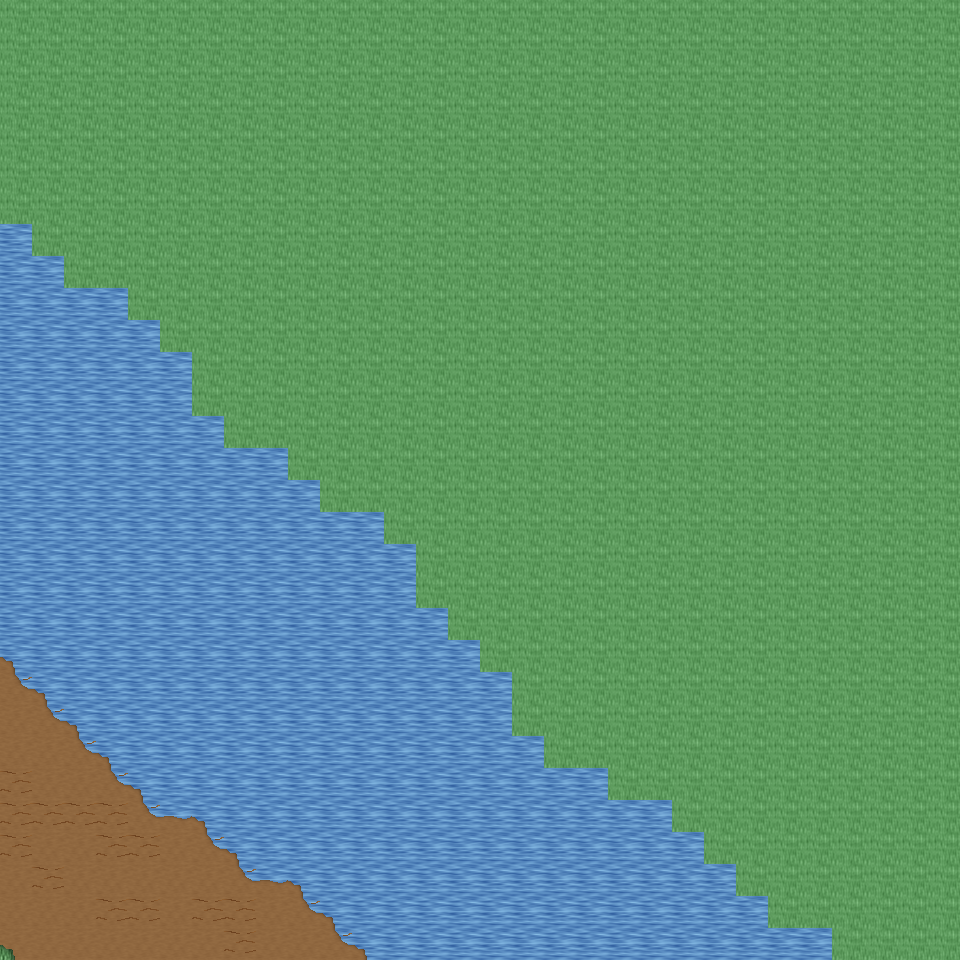

The image is a tile-based game level rendered from a .tmx file. Its description and source (layers, tilesets, objects; grid data summarised) follow:
An orthogonal 30x30 tile map with 32x32 px tiles, 6 tile layers (Ground, Object, Object2, Above, ...), 29 tilesets and 2 objects (2x mapExit).

<map version="1.0" orientation="orthogonal" renderorder="right-down" width="30" height="30" tilewidth="32" tileheight="32" nextobjectid="3">
  <tileset firstgid="1" name="tileset_ground_ground" tilewidth="32" tileheight="32" tilecount="33" columns="3">
    <image source="../drawable/tileset_ground_ground.png" width="96" height="352" />
  </tileset>
  <tileset firstgid="34" name="tileset_ground_water_pool" tilewidth="32" tileheight="32" tilecount="72" columns="3">
    <image source="../drawable/tileset_ground_water_pool.png" width="96" height="768" />
  </tileset>
  <tileset firstgid="106" name="tileset_ground_earth_edges" tilewidth="32" tileheight="32" tilecount="18" columns="6">
    <image source="../drawable/tileset_ground_earth_edges.png" width="192" height="96" />
  </tileset>
  <tileset firstgid="124" name="tileset_ground_grass_edges" tilewidth="32" tileheight="32" tilecount="36" columns="12">
    <image source="../drawable/tileset_ground_grass_edges.png" width="384" height="96" />
  </tileset>
  <tileset firstgid="160" name="tileset_ground_grass_corners" tilewidth="32" tileheight="32" tilecount="24" columns="6">
    <image source="../drawable/tileset_ground_grass_corners.png" width="192" height="128" />
  </tileset>
  <tileset firstgid="184" name="tileset_ground_water_pool_corners" tilewidth="32" tileheight="32" tilecount="72" columns="3">
    <image source="../drawable/tileset_ground_water_pool_corners.png" width="96" height="768" />
  </tileset>
  <tileset firstgid="256" name="tileset_furniture_carpet_carpets" tilewidth="32" tileheight="32" tilecount="8" columns="4">
    <image source="../drawable/tileset_furniture_carpet_carpets.png" width="128" height="64" />
  </tileset>
  <tileset firstgid="264" name="tileset_ground_ridge_earth_dark" tilewidth="32" tileheight="32" tilecount="96" columns="12">
    <image source="../drawable/tileset_ground_ridge_earth_dark.png" width="384" height="256" />
  </tileset>
  <tileset firstgid="360" name="tileset_ground_ridge_earth_pale" tilewidth="32" tileheight="32" tilecount="96" columns="12">
    <image source="../drawable/tileset_ground_ridge_earth_pale.png" width="384" height="256" />
  </tileset>
  <tileset firstgid="456" name="tileset_plant_grasses" tilewidth="32" tileheight="32" tilecount="6" columns="3">
    <image source="../drawable/tileset_plant_grasses.png" width="96" height="64" />
  </tileset>
  <tileset firstgid="462" name="tileset_plant_flower_daisy_red" tilewidth="32" tileheight="32" tilecount="8" columns="2">
    <image source="../drawable/tileset_plant_flower_daisy_red.png" width="64" height="128" />
  </tileset>
  <tileset firstgid="470" name="tileset_plant_flower_daisy_blue" tilewidth="32" tileheight="32" tilecount="8" columns="2">
    <image source="../drawable/tileset_plant_flower_daisy_blue.png" width="64" height="128" />
  </tileset>
  <tileset firstgid="478" name="tileset_plant_flower_daisy_yellow" tilewidth="32" tileheight="32" tilecount="8" columns="2">
    <image source="../drawable/tileset_plant_flower_daisy_yellow.png" width="64" height="128" />
  </tileset>
  <tileset firstgid="486" name="tileset_plant_bush_bushes" tilewidth="32" tileheight="32" tilecount="10" columns="5">
    <image source="../drawable/tileset_plant_bush_bushes.png" width="160" height="64" />
  </tileset>
  <tileset firstgid="496" name="tileset_furniture_table_long_side_on_pale" tilewidth="32" tileheight="32" tilecount="3" columns="3">
    <image source="../drawable/tileset_furniture_table_long_side_on_pale.png" width="96" height="32" />
  </tileset>
  <tileset firstgid="499" name="tileset_plant_stump_small_stump" tilewidth="32" tileheight="32" tilecount="4" columns="2">
    <image source="../drawable/tileset_plant_stump_small_stump.png" width="64" height="64" />
  </tileset>
  <tileset firstgid="503" name="tileset_ground_rock_rocks_2" tilewidth="32" tileheight="32" tilecount="4" columns="2">
    <image source="../drawable/tileset_ground_rock_rocks_2.png" width="64" height="64" />
  </tileset>
  <tileset firstgid="507" name="tileset_ground_ladder_vertical_dark" tilewidth="32" tileheight="32" tilecount="3" columns="3">
    <image source="../drawable/tileset_ground_ladder_vertical_dark.png" width="96" height="32" />
  </tileset>
  <tileset firstgid="510" name="tileset_item_statue_green_stone" tilewidth="32" tileheight="32" tilecount="12" columns="4">
    <image source="../drawable/tileset_item_statue_green_stone.png" width="128" height="96" />
  </tileset>
  <tileset firstgid="522" name="tileset_logic_creature_gnome" tilewidth="32" tileheight="32" tilecount="6" columns="6">
    <image source="../drawable/tileset_logic_creature_gnome.png" width="192" height="32" />
  </tileset>
  <tileset firstgid="528" name="tileset_logic_creature_animal" tilewidth="32" tileheight="32" tilecount="32" columns="8">
    <image source="../drawable/tileset_logic_creature_animal.png" width="256" height="128" />
  </tileset>
  <tileset firstgid="560" name="tileset_logic_collision" tilewidth="32" tileheight="32" tilecount="1" columns="1">
    <image source="../drawable/tileset_logic_collision.png" width="32" height="32" />
  </tileset>
  <tileset firstgid="561" name="tileset_furniture_table_long_front_on_pale" tilewidth="32" tileheight="32" tilecount="3" columns="1">
    <image source="../drawable/tileset_furniture_table_long_front_on_pale.png" width="32" height="96" />
  </tileset>
  <tileset firstgid="564" name="tileset_furniture_light_flames" tilewidth="32" tileheight="32" tilecount="6" columns="6">
    <image source="../drawable/tileset_furniture_light_flames.png" width="192" height="32" />
  </tileset>
  <tileset firstgid="570" name="tileset_ground_green_paving" tilewidth="32" tileheight="32" tilecount="18" columns="3">
    <image source="../drawable/tileset_ground_green_paving.png" width="96" height="192" />
  </tileset>
  <tileset firstgid="588" name="tileset_logic_protection" tilewidth="32" tileheight="32" tilecount="2" columns="2">
    <image source="../drawable/tileset_logic_protection.png" width="64" height="32" />
  </tileset>
  <tileset firstgid="590" name="tileset_building_castle" tilewidth="32" tileheight="32" tilecount="320" columns="20">
    <image source="../drawable/tileset_building_castle.png" width="640" height="512" />
  </tileset>
  <tileset firstgid="910" name="tileset_light_yellow_light_5x5" tilewidth="32" tileheight="32" tilecount="25" columns="5">
    <image source="../drawable/tileset_light_yellow_light_5x5.png" width="160" height="160" />
  </tileset>
  <tileset firstgid="935" name="tileset_logic_creature_human_risecia" tilewidth="32" tileheight="32" tilecount="4" columns="4">
    <image source="../drawable/tileset_logic_creature_human_risecia.png" width="128" height="32" />
  </tileset>
  <layer name="Ground" width="30" height="30">
    <data>[900 cells, 900 non-empty, 6 distinct tile ids]</data>
  </layer>
  <layer name="Object" width="30" height="30">
    <data>[900 cells, 36 non-empty, 5 distinct tile ids]</data>
  </layer>
  <layer name="Object2" width="30" height="30">
    <data>[900 cells, 0 non-empty, 0 distinct tile ids]</data>
  </layer>
  <layer name="Above" width="30" height="30">
    <data>[900 cells, 0 non-empty, 0 distinct tile ids]</data>
  </layer>
  <layer name="Above2" width="30" height="30">
    <data>[900 cells, 0 non-empty, 0 distinct tile ids]</data>
  </layer>
  <layer name="Walkable" width="30" height="30">
    <data>[900 cells, 599 non-empty, 1 distinct tile ids]</data>
  </layer>
  <objectgroup name="MapEvents">
    <object id="1" name="south" type="mapExit" x="0" y="928" width="832" height="32">
      <properties>
        <property name="map" value="level_0_x69_y96" />
        <property name="x" value="0" />
        <property name="y" value="1" />
      </properties>
    </object>
    </objectgroup>
</map>
<!-- 1 of 2 objects omitted -->
